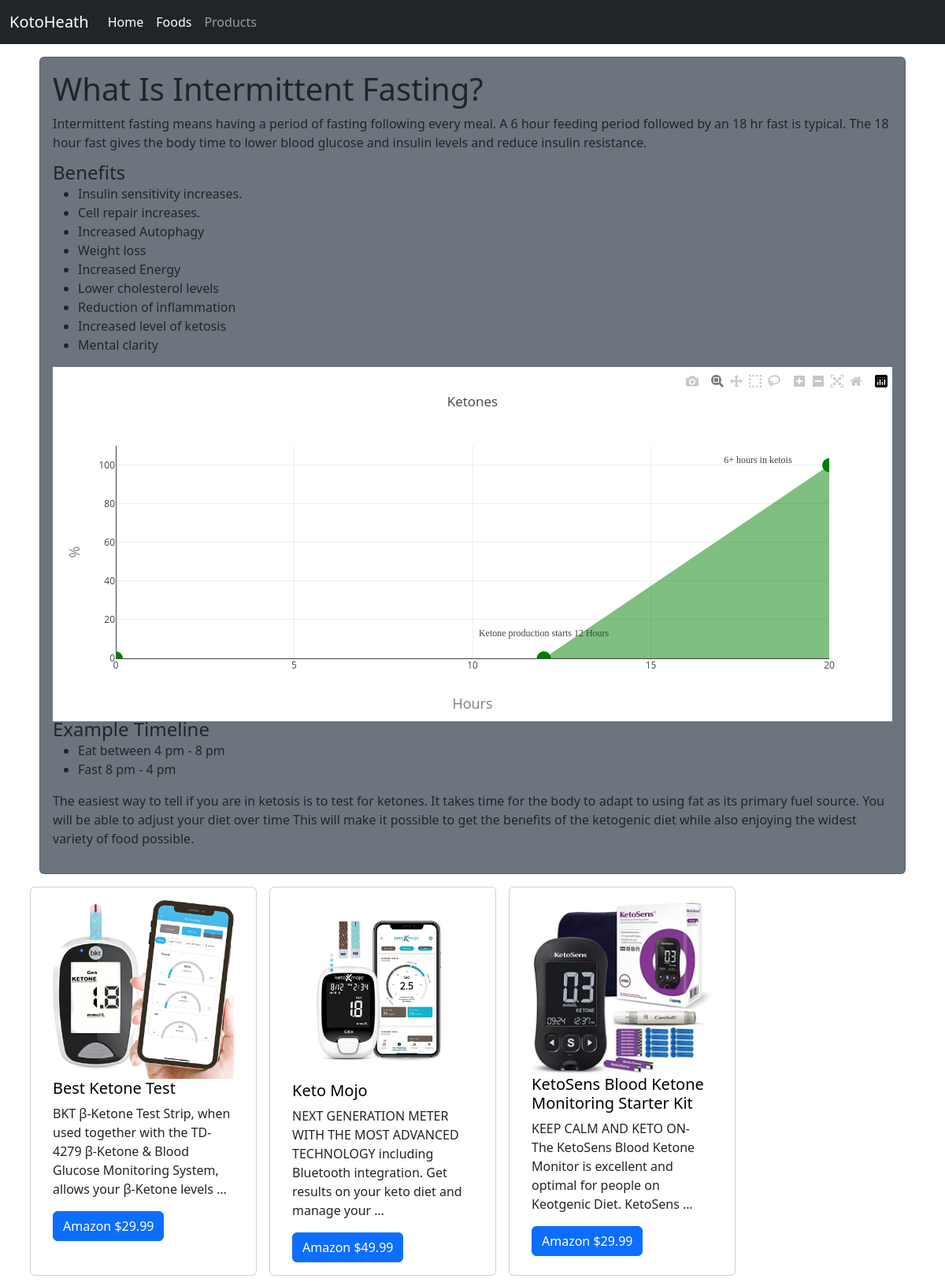
The page /article/what-is-intermittent-fasting/ on the database its author committed.
### tracker/models.py (models this page shows, shortened)
class  Article(models.Model):
    title = models.CharField(max_length=300)
    pub_date = models.DateField()
    subtitle = models.CharField(max_length=300 ,null=True, blank=True)
    subtitle2 = models.CharField(max_length=300, null=True, blank=True)
    subtitle3 = models.CharField(max_length=300, null=True, blank=True)
    subtitle4 = models.CharField(max_length=300, null=True, blank=True)
    subtitle5 = models.CharField(max_length=300 ,null=True, blank=True)
    subtitle6 = models.CharField(max_length=300, null=True, blank=True)
    text2=models.TextField(max_length=1000, null=True, blank=True)
    image = models.ImageField()
    text1=models.TextField(max_length=1000, null=True, blank=True)
    text2=models.TextField(max_length=1000, null=True, blank=True)
    text3=models.TextField(max_length=1000, null=True, blank=True)
    text4=models.TextField(max_length=1000, null=True, blank=True)
    text4=models.TextField(max_length=1000, null=True, blank=True)
    text5=models.TextField(max_length=1000, null=True, blank=True)
    text6=models.TextField(max_length=1000, null=True, blank=True)
    text7=models.TextField(max_length=1000,null=True, blank=True)
    text8=models.TextField(max_length=1000,null=True, blank=True)
    text9=models.TextField(max_length=1000,null=True, blank=True)
    text10=models.TextField(max_length=1000,null=True, blank=True)
    text11=models.TextField(max_length=1000, null=True, blank=True)
    text12=models.TextField(max_length=1000,null=True, blank=True)
    text13=models.TextField(max_length=1000,null=True, blank=True)
    text14=models.TextField(max_length=1000,null=True, blank=True)
    text15=models.TextField(max_length=1000,null=True, blank=True)
    slug = models.SlugField(blank=True,null=True)

class Product(models.Model):
    name = models.CharField(max_length=300)
    image = models.ImageField(default='default.jpg', upload_to='product_pics')
    price = models.FloatField()
    articles=models.ManyToManyField(Article, related_name='articles',blank=True)
    link= models.CharField(max_length=300)
    discription=models.TextField(max_length=2000)

### tracker/views.py (the view)
# urls.py: path('article/<slug:slug>/',ArticleDetailView.as_view(), name='article-detail'),
class ArticleDetailView(DetailView):
    model = Article
    def get_context_data(self, **kwargs):
        print(self.object.title)
        if self.object.title=='What is Intermittent fasting?':
            print('fast')
            self.template_name='tracker/fasting.html'
        if self.object.title=='What is Autophagy?':
            self.template_name='tracker/autophagy.html'
        if self.object.title== "What is a Ketogenic Diet?":
            print('test')
            self.template_name='tracker/keto.html'
        context = super(ArticleDetailView, self).get_context_data(**kwargs)
        context['Products'] = Product.objects.filter(articles=self.get_object())
        return context

### tracker/templates/tracker/fasting.html
{% extends "tracker/base.html" %} {% block body %}
<div class="card m-2 bg-secondary" style="">
  <div class="card-body">
    <h1 class="card-title text-capitalize">{{ article.title }}</h1>
        <p class="card-text">{{article.subtitle}}</p>
<h4 class="card-subtitle text-capitalize">{{ article.subtitle2 }}</h4>
 <ul>
  <li>{{article.text1}}</li>
  <li>{{article.text2}}</li>
  <li>{{article.text3}}</li>
  <li>{{article.text5}}</li>
  <li>{{article.text6}}</li>
  <li>{{article.text9}}</li>
  <li>{{article.text10}}</li>
  <li>{{article.text11}}</li>
  <li>{{article.text12}}</li>
</ul>
<div id="keytoneChart"></div>
<h4 class="card-subtitle text-capitalize">{{ article.subtitle3 }}</h4>
 <ul>
  <li>{{article.text7}}</li>
  <li>{{article.text8}}</li>
</ul>
<p>{{article.text4}}</p>
  </div>
</div>
<div class="row">
{% for p in Products %}
<div class="card m-2" style="width: 18rem;">
  <div class="card-body">
      <img  class="card-img-top"  src="{{p.image.url}}" alt="">
    <h5 class="card-title">{{ p.name }}</h5>
    <p class="card-text">{{p.discription| truncatewords:20}}</p>
    <a class="btn btn-primary" href="{{p.link}}">Amazon ${{p.price}}</a>
  </div>
</div>
{% endfor %}
</div>
{% endblock %}

### tracker/static/tracker/css/main.css (style rules this page uses)
h5 { color: black; }

### rows shown on the page
Article: title "What Is Intermittent Fasting?", subtitle "Intermittent fasting means having a period of fasting following every meal. A 6 hour feeding period followed by an 18 hr fast is typical. The 18 hour fast gives the body time to lower blood glucose and insulin levels and reduce insulin resistance.", subtitle2 "Benefits", text1 "Insulin sensitivity increases.", text2 "Cell repair increases.", text3 "Increased Autophagy", text5 "Weight loss", text6 "Increased Energy", text9 "Lower cholesterol levels", text10 "Reduction of inflammation", text11 "Increased level of ketosis", text12 "Mental clarity", subtitle3 "Example Timeline", text7 "Eat between 4 pm - 8 pm", text8 "Fast 8 pm - 4 pm", text4 "The easiest way to tell if you are in ketosis is to test for ketones. It takes time for the body to adapt to using fat as its primary fuel source. You will be able to adjust your diet over time This will make it possible to get the benefits of the ketogenic diet while also enjoying the widest variety of food possible."
Product: image (picture), name "Best Ketone Test", discription "BKT β-Ketone Test Strip, when used together with the TD-4279 β-Ketone & Blood Glucose Monitoring System, allows your β-Ketone levels …", price "29.99"
Product: image (picture), name "Keto Mojo", discription "NEXT GENERATION METER WITH THE MOST ADVANCED TECHNOLOGY including Bluetooth integration. Get results on your keto diet and manage your …", price "49.99"
Product: image (picture), name "KetoSens Blood Ketone Monitoring Starter Kit", discription "KEEP CALM AND KETO ON- The KetoSens Blood Ketone Monitor is excellent and optimal for people on Keotgenic Diet. KetoSens …", price "29.99"
